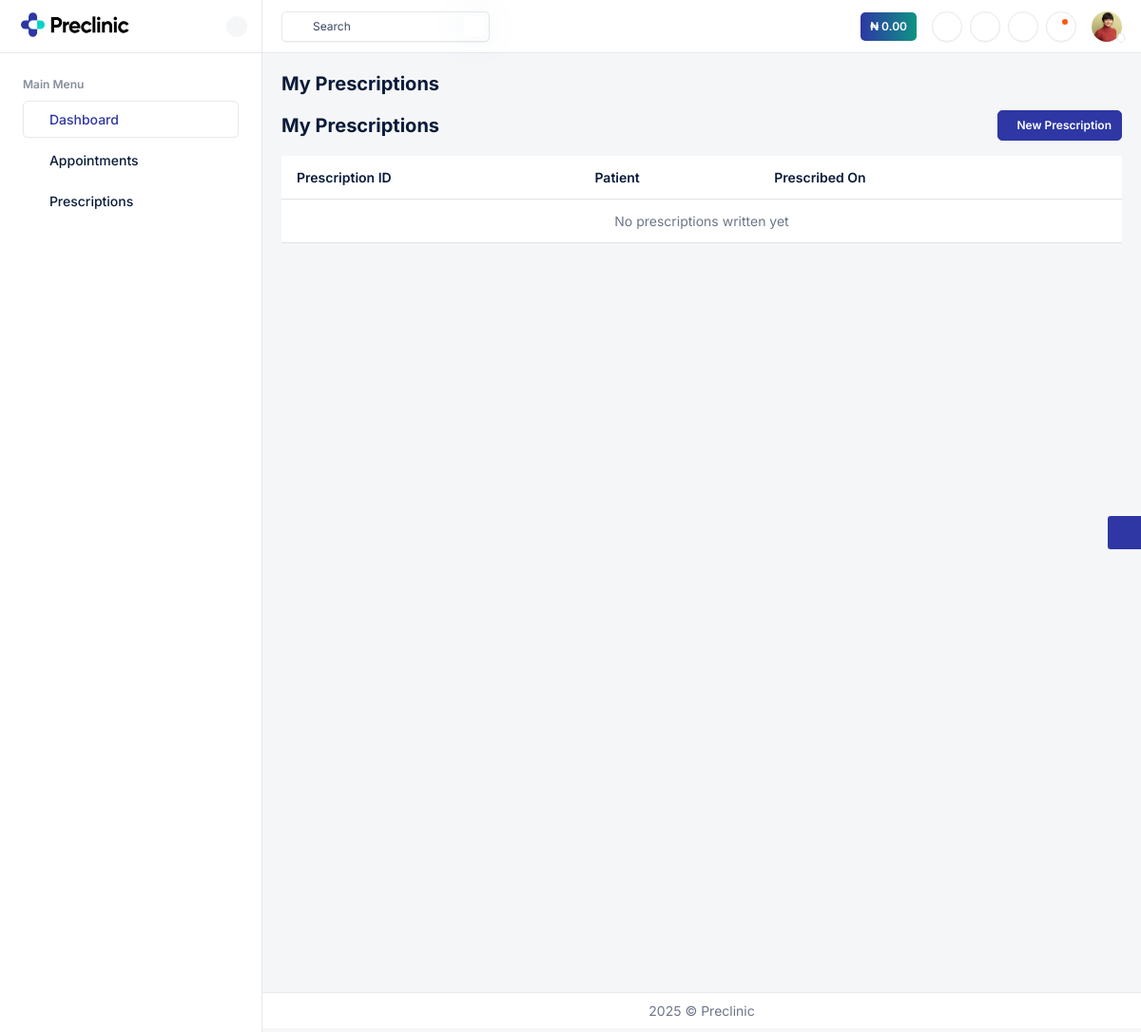
Page /doctor/prescriptions/ (signed in) on the earlier database version.
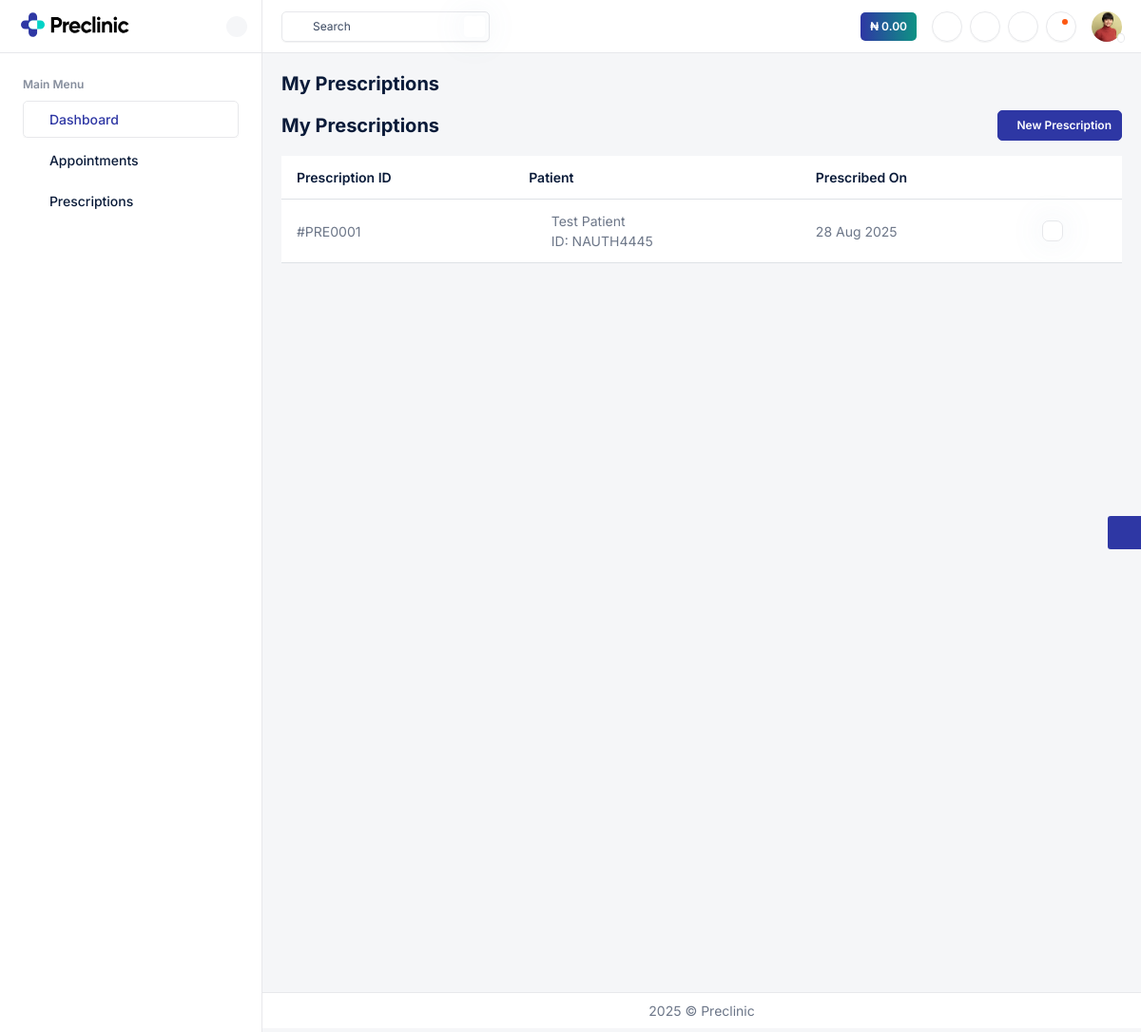
Same page on the later database version.
### patients/models.py (models this page shows, shortened)
class Prescription(models.Model):
    patient = models.ForeignKey("Patient", on_delete=models.CASCADE, related_name="prescriptions")
    doctor = models.ForeignKey("doctor.Doctor", on_delete=models.CASCADE, related_name="prescriptions")
    appointment = models.ForeignKey("Appointment", on_delete=models.SET_NULL, blank=True, null=True, related_name="prescriptions")
    title = models.CharField(max_length=100, blank=True, null=True)  # e.g. "Cardiology Prescription"
    department = models.CharField(max_length=100, blank=True, null=True)  # e.g. "Cardiology OP"
    consultation_type = models.CharField(max_length=50, blank=True, null=True)  # e.g. "Video" / "In-person"
    diagnosis = models.TextField(blank=True, null=True)
    notes = models.TextField(blank=True, null=True)
    advice = models.TextField(blank=True, null=True)  # for "Advice" section
    follow_up_notes = models.TextField(blank=True, null=True)  # e.g. "Follow up after 3 months"
    follow_up_date = models.DateField(blank=True, null=True)  # optional structured follow-up date
    doctor_signature = models.ImageField(upload_to="doctor_signatures/", blank=True, null=True)
    created_at = models.DateTimeField(auto_now_add=True)

class Patient(models.Model):
    user = models.OneToOneField(User, on_delete=models.CASCADE, related_name="patient_profile")
    first_name = models.CharField(max_length=20, blank=True, null=True)
    last_name = models.CharField(max_length=20, blank=True, null=True)
    patient_id = models.CharField(max_length=20, unique=True)  # E-Card / Hospital ID
    gender_choices = [
        ("M", "Male"),
        ("F", "Female"),
    ]
    gender = models.CharField(max_length=1, choices=gender_choices)
    date_of_birth = models.DateField()
    phone_number = models.CharField(max_length=20, blank=True, null=True)
    address = models.TextField(blank=True, null=True)
    next_of_kin = models.CharField(max_length=100)
    relationship = models.CharField(max_length=50, blank=True, null=True)
    emergency_contact = models.CharField(max_length=20)
    is_inpatient = models.BooleanField(default=False)
    date_registered = models.DateTimeField(auto_now_add=True)
    blood_pressure = models.CharField(max_length=3, blank=True, null=True)
    heart_rate = models.CharField(max_length=3, blank=True, null=True)
    weight = models.CharField(max_length=3, blank=True, null=True)
    bmi = models.CharField(max_length=3, blank=True, null=True)
    pulse = models.CharField(max_length=3, blank=True, null=True)
    spo2 = models.CharField(max_length=3, blank=True, null=True)
    temp = models.CharField(max_length=3, blank=True, null=True)
    height = models.CharField(max_length=3, blank=True, null=True)

### doctor/views.py (the view)
# urls.py: path("prescriptions/", doctor_prescription_list, name="doctor_prescription_list"),
@login_required
def doctor_prescription_list(request):
    doctor = request.user.doctor_profile
    prescriptions = Prescription.objects.filter(doctor=doctor).order_by("-created_at")
    patients = Patient.objects.all()
    appointments = Appointment.objects.filter(doctor=doctor)
    return render(request, "doctor_prescription_list.html", {
        "prescriptions": prescriptions,
        "patients": patients,
        "appointments": appointments,
    })

### patients/context_processors.py (called while the page is built)
def dashboard(request):
    wallet_balance = 0
    if request.user.is_authenticated and hasattr(request.user, 'patient_profile'):
        patient = request.user.patient_profile
        wallet = getattr(patient, "wallet", None)
        wallet_balance = wallet.balance if wallet else 0
    return {
        "wallet_balance": wallet_balance,
    }

### doctor/templates/doctor_prescription_list.html (shortened to what this page needs)
{% extends 'doctor-base.html' %}
{% load static %}
{% block content %}
<div class="main-wrapper">
    <div class="page-wrapper">
        <div class="content">
            <div class="d-flex align-items-center justify-content-between mb-3">
                <h4 class="fw-bold mb-0">My Prescriptions</h4>
            </div>
            <div class="d-flex align-items-center justify-content-between mb-3">
                <h4 class="fw-bold mb-0">My Prescriptions</h4>
                <button class="btn btn-primary" data-bs-toggle="modal" data-bs-target="#addPrescriptionModal">
                    <i class="ti ti-prescription"></i> New Prescription
                </button>
            </div>
            <div class="table-responsive">
                <table class="table table-nowrap datatable">
                    <thead class="thead-light">
                        <tr>
                            <th>Prescription ID</th>
                            <th>Patient</th>
                            <th>Prescribed On</th>
                            <th></th>
                        </tr>
                    </thead>
                    <tbody>
                        {% for prescription in prescriptions %}
                        <tr>
                            <td>#PRE{{ prescription.id|stringformat:"04d" }}</td>
                            <td>
                                <div class="d-flex align-items-center">
                                    <i class="ti ti-user fs-20 me-2"></i>
                                    <span>
                                        {{ prescription.patient.first_name }} {{ prescription.patient.last_name }}
                                        <span class="text-muted d-block">ID: {{ prescription.patient.patient_id }}</span>
                                    </span>
                                </div>
                            </td>
                            <td>{{ prescription.created_at|date:"d M Y" }}</td>
                            <td class="action-item">
                                <a href="{% url 'doctor_prescription_detail' prescription.id %}" class="btn btn-sm btn-outline-info">
                                    <i class="ti ti-eye"></i>
                                </a>
                            </td>
                        </tr>
                        {% empty %}
                        <tr>
                            <td colspan="4" class="text-center text-muted">No prescriptions written yet</td>
                        </tr>
                        {% endfor %}
                    </tbody>
                </table>
            </div>
        </div>
        <div class="footer text-center bg-white p-2 border-top">
            <p class="mb-0">2025 &copy; Preclinic</p>
        </div>
    </div>
</div>
{% endblock %}

Differences in the rows shown:
added Prescription: id "0001", patient.first_name "Test", patient.last_name "Patient", patient.patient_id "NAUTH4445", created_at "28 Aug 2025"
Other differences:
text no longer shown: "No prescriptions written yet"
